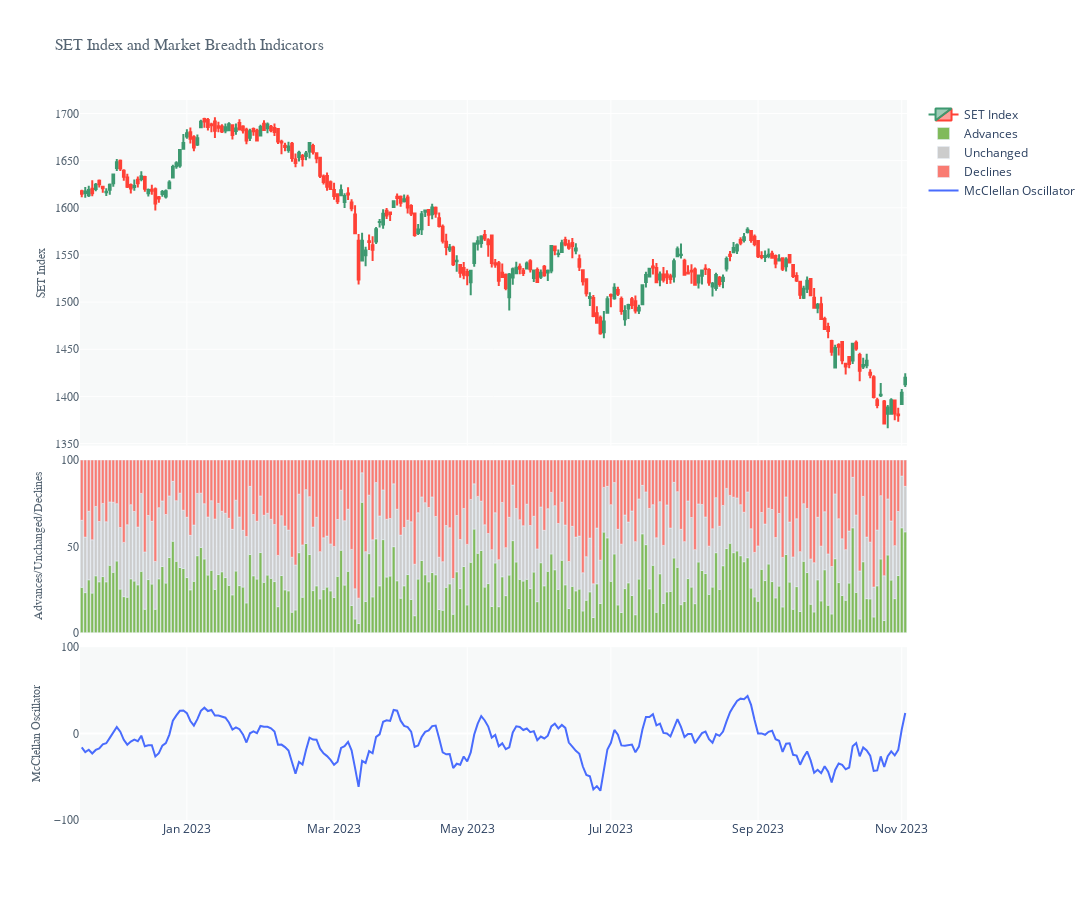

Notebook source saved alongside this figure:
### Markdown cell above
<h6><b>SET Index, Advance-Decline, McClellan Oscillator</b></h6>

### Code cell
# Create a date range from the start date to the end date
dt_all = pd.date_range(start=SET_Index['Date'].iloc[0], end=SET_Index['Date'].iloc[-1])

# Retrieve the dates that are in the original dataset
dt_obs = [d for d in pd.to_datetime(SET_Index['Date'])]

# Define dates with missing values
dt_breaks = [d.strftime("%Y-%m-%d") for d in dt_all if d not in dt_obs]

# Create a subplot figure with three rows and one column
fig1 = make_subplots(rows=3, cols=1, shared_xaxes=True, vertical_spacing=0.02, row_heights=[0.4, 0.2, 0.2])

# Plot SET Index on the first row
fig1.add_trace(go.Candlestick(x=SET_Index['Date'],
                            open=SET_Index['Open'],
                            high=SET_Index['High'],
                            low=SET_Index['Low'],
                            close=SET_Index['Close'],
                            name='SET Index'))

# Calculate the total number of stocks
noStock = SET_Index.Advance[0] + SET_Index.Unchanged[0] + SET_Index.Declines[0]

# Plot Advances, Unchanged, and Declines on the second row
fig1.add_trace(go.Bar(name="Advances", 
                      x=SET_Index['Date'], y=100 * SET_Index['Advance'] / noStock, 
                      marker_color='rgb(128,186,90)'),
              row=2, col=1)
fig1.add_trace(go.Bar(name="Unchanged", 
                      x=SET_Index['Date'], y=100 * SET_Index['Unchanged'] / noStock, 
                      marker_color='rgb(204,204,204)'),
              row=2, col=1)
fig1.add_trace(go.Bar(name="Declines", 
                      x=SET_Index['Date'], y=100 * SET_Index['Declines'] / noStock, 
                      marker_color='rgb(249,123,114)'),
              row=2, col=1)
fig1.update_layout(barmode='relative')

# Plot McClellan Oscillator on the third row
fig1.add_trace(go.Scatter(name='McClellan Oscillator',
                          x=SET_Index['Date'], y=SET_Index['McClellanOscillator'],
                          mode='lines', line=dict(color='#496CFD', width=2)),
               row=3, col=1)

# Update layout
fig1.update_layout(height=900, width=1200, 
                   showlegend=False, xaxis_rangeslider_visible=False, 
                   plot_bgcolor="#F7F9F9")

# Hide dates with no values
fig1.update_xaxes(rangebreaks=[dict(values=dt_breaks)])

# Update y-axis titles and fonts
fig1.update_yaxes(title_text="SET Index", 
                  title_font=dict(size=12, family='Arial', color='#566573'), 
                  tickfont=dict(size=12, family='Arial', color='#566573'), 
                  title_standoff=6, row=1, col=1)

fig1.update_yaxes(title_text="Advances/Unchanged/Declines", 
                  range=[0, 100], tickmode='array', tickvals=(0, 100, 50),
                  title_font=dict(size=12, family='Arial', color='#566573'), 
                  tickfont=dict(size=12, family='Arial', color='#566573'), 
                  title_standoff=15, row=2, col=1)

fig1.update_yaxes(title_text="McClellan Oscillator", 
                  range=[-100, 100], tickmode='array', tickvals=(-100, 100, 0.0),
                  title_font=dict(size=12, family='Arial', color='#566573'), 
                  tickfont=dict(size=12, family='Arial', color='#566573'), 
                  title_standoff=10, row=3, col=1)

# Update x-axis label
fig1.update_xaxes(title_font=dict(size=16, family='Arial', color='#566573'), 
                  row=3, col=1)

# Update the overall layout title
fig1.update_layout(title='SET Index and Market Breadth Indicators', 
                   title_font=dict(size=16, family='Arial', color='#566573'), 
                   showlegend=True)

# Set the date range
start_date = dt.datetime.today() - dt.timedelta(300)
end_date = dt.datetime.today() + dt.timedelta(hours=7)
fig1.update_layout(xaxis_range=[start_date, end_date])

### Figure 1 — Plotly figure (JSON) as saved in the notebook; plotly's stock layout.template omitted (floating-point values rounded to 4 significant figures; data arrays with more than 128 entries replaced by an {"elided": "..."} marker saying what was removed)
{"data": [{"close": {"elided": "236 float values"}, "high": {"elided": "236 float values"}, "low": {"elided": "236 float values"}, "name": "SET Index", "open": {"elided": "236 float values"}, "type": "candlestick", "x": {"elided": "236 str values"}}, {"marker": {"color": "rgb(128,186,90)"}, "name": "Advances", "type": "bar", "x": {"elided": "236 str values"}, "xaxis": "x2", "y": {"elided": "236 float values"}, "yaxis": "y2"}, {"marker": {"color": "rgb(204,204,204)"}, "name": "Unchanged", "type": "bar", "x": {"elided": "236 str values"}, "xaxis": "x2", "y": {"elided": "236 float values"}, "yaxis": "y2"}, {"marker": {"color": "rgb(249,123,114)"}, "name": "Declines", "type": "bar", "x": {"elided": "236 str values"}, "xaxis": "x2", "y": {"elided": "236 float values"}, "yaxis": "y2"}, {"line": {"color": "#496CFD", "width": 2}, "mode": "lines", "name": "McClellan Oscillator", "type": "scatter", "x": {"elided": "236 str values"}, "xaxis": "x3", "y": {"elided": "236 float values"}, "yaxis": "y3"}], "layout": {"barmode": "relative", "height": 900, "plot_bgcolor": "#F7F9F9", "showlegend": true, "title": {"font": {"color": "#566573", "family": "Arial", "size": 16}, "text": "SET Index and Market Breadth Indicators"}, "width": 1200, "xaxis": {"anchor": "y", "domain": [0, 1], "matches": "x3", "range": ["2023-01-08T09:11:34.095583", "2023-11-04T16:11:34.095583"], "rangebreaks": [{"values": ["2022-11-19", "2022-11-20", "2022-11-26", "2022-11-27", "2022-12-03", "2022-12-04", "2022-12-05", "2022-12-10", "2022-12-11", "2022-12-12", "2022-12-17", "2022-12-18", "2022-12-24", "2022-12-25", "2022-12-31", "2023-01-01", "2023-01-02", "2023-01-07", "2023-01-08", "2023-01-14", "2023-01-15", "2023-01-21", "2023-01-22", "2023-01-28", "2023-01-29", "2023-02-04", "2023-02-05", "2023-02-11", "2023-02-12", "2023-02-18", "2023-02-19", "2023-02-25", "2023-02-26", "2023-03-04", "2023-03-05", "2023-03-06", "2023-03-11", "2023-03-12", "2023-03-18", "2023-03-19", "2023-03-25", "2023-03-26", "2023-04-01", "2023-04-02", "2023-04-06", "2023-04-08", "2023-04-09", "2023-04-13", "2023-04-14", "2023-04-15", "2023-04-16", "2023-04-22", "2023-04-23", "2023-04-29", "2023-04-30", "2023-05-01", "2023-05-04", "2023-05-05", "2023-05-06", "2023-05-07", "2023-05-13", "2023-05-14", "2023-05-20", "2023-05-21", "2023-05-27", "2023-05-28", "2023-06-03", "2023-06-04", "2023-06-05", "2023-06-10", "2023-06-11", "2023-06-17", "2023-06-18", "2023-06-24", "2023-06-25", "2023-07-01", "2023-07-02", "2023-07-08", "2023-07-09", "2023-07-15", "2023-07-16", "2023-07-22", "2023-07-23", "2023-07-28", "2023-07-29", "2023-07-30", "2023-08-01", "2023-08-05", "2023-08-06", "2023-08-12", "2023-08-13", "2023-08-14", "2023-08-19", "2023-08-20", "2023-08-26", "2023-08-27", "2023-09-02", "2023-09-03", "2023-09-09", "2023-09-10", "2023-09-16", "2023-09-17", "2023-09-23", "2023-09-24", "2023-09-30", "2023-10-01", "2023-10-07", "2023-10-08", "2023-10-13", "2023-10-14", "2023-10-15", "2023-10-21", "2023-10-22", "2023-10-23", "2023-10-28", "2023-10-29"]}], "rangeslider": {"visible": false}, "showticklabels": false}, "xaxis2": {"anchor": "y2", "domain": [0, 1], "matches": "x3", "rangebreaks": [{"values": ["2022-11-19", "2022-11-20", "2022-11-26", "2022-11-27", "2022-12-03", "2022-12-04", "2022-12-05", "2022-12-10", "2022-12-11", "2022-12-12", "2022-12-17", "2022-12-18", "2022-12-24", "2022-12-25", "2022-12-31", "2023-01-01", "2023-01-02", "2023-01-07", "2023-01-08", "2023-01-14", "2023-01-15", "2023-01-21", "2023-01-22", "2023-01-28", "2023-01-29", "2023-02-04", "2023-02-05", "2023-02-11", "2023-02-12", "2023-02-18", "2023-02-19", "2023-02-25", "2023-02-26", "2023-03-04", "2023-03-05", "2023-03-06", "2023-03-11", "2023-03-12", "2023-03-18", "2023-03-19", "2023-03-25", "2023-03-26", "2023-04-01", "2023-04-02", "2023-04-06", "2023-04-08", "2023-04-09", "2023-04-13", "2023-04-14", "2023-04-15", "2023-04-16", "2023-04-22", "2023-04-23", "2023-04-29", "2023-04-30", "2023-05-01", "2023-05-04", "2023-05-05", "2023-05-06", "2023-05-07", "2023-05-13", "2023-05-14", "2023-05-20", "2023-05-21", "2023-05-27", "2023-05-28", "2023-06-03", "2023-06-04", "2023-06-05", "2023-06-10", "2023-06-11", "2023-06-17", "2023-06-18", "2023-06-24", "2023-06-25", "2023-07-01", "2023-07-02", "2023-07-08", "2023-07-09", "2023-07-15", "2023-07-16", "2023-07-22", "2023-07-23", "2023-07-28", "2023-07-29", "2023-07-30", "2023-08-01", "2023-08-05", "2023-08-06", "2023-08-12", "2023-08-13", "2023-08-14", "2023-08-19", "2023-08-20", "2023-08-26", "2023-08-27", "2023-09-02", "2023-09-03", "2023-09-09", "2023-09-10", "2023-09-16", "2023-09-17", "2023-09-23", "2023-09-24", "2023-09-30", "2023-10-01", "2023-10-07", "2023-10-08", "2023-10-13", "2023-10-14", "2023-10-15", "2023-10-21", "2023-10-22", "2023-10-23", "2023-10-28", "2023-10-29"]}], "showticklabels": false}, "xaxis3": {"anchor": "y3", "domain": [0, 1], "rangebreaks": [{"values": ["2022-11-19", "2022-11-20", "2022-11-26", "2022-11-27", "2022-12-03", "2022-12-04", "2022-12-05", "2022-12-10", "2022-12-11", "2022-12-12", "2022-12-17", "2022-12-18", "2022-12-24", "2022-12-25", "2022-12-31", "2023-01-01", "2023-01-02", "2023-01-07", "2023-01-08", "2023-01-14", "2023-01-15", "2023-01-21", "2023-01-22", "2023-01-28", "2023-01-29", "2023-02-04", "2023-02-05", "2023-02-11", "2023-02-12", "2023-02-18", "2023-02-19", "2023-02-25", "2023-02-26", "2023-03-04", "2023-03-05", "2023-03-06", "2023-03-11", "2023-03-12", "2023-03-18", "2023-03-19", "2023-03-25", "2023-03-26", "2023-04-01", "2023-04-02", "2023-04-06", "2023-04-08", "2023-04-09", "2023-04-13", "2023-04-14", "2023-04-15", "2023-04-16", "2023-04-22", "2023-04-23", "2023-04-29", "2023-04-30", "2023-05-01", "2023-05-04", "2023-05-05", "2023-05-06", "2023-05-07", "2023-05-13", "2023-05-14", "2023-05-20", "2023-05-21", "2023-05-27", "2023-05-28", "2023-06-03", "2023-06-04", "2023-06-05", "2023-06-10", "2023-06-11", "2023-06-17", "2023-06-18", "2023-06-24", "2023-06-25", "2023-07-01", "2023-07-02", "2023-07-08", "2023-07-09", "2023-07-15", "2023-07-16", "2023-07-22", "2023-07-23", "2023-07-28", "2023-07-29", "2023-07-30", "2023-08-01", "2023-08-05", "2023-08-06", "2023-08-12", "2023-08-13", "2023-08-14", "2023-08-19", "2023-08-20", "2023-08-26", "2023-08-27", "2023-09-02", "2023-09-03", "2023-09-09", "2023-09-10", "2023-09-16", "2023-09-17", "2023-09-23", "2023-09-24", "2023-09-30", "2023-10-01", "2023-10-07", "2023-10-08", "2023-10-13", "2023-10-14", "2023-10-15", "2023-10-21", "2023-10-22", "2023-10-23", "2023-10-28", "2023-10-29"]}], "title": {"font": {"color": "#566573", "family": "Arial", "size": 16}}}, "yaxis": {"anchor": "x", "domain": [0.52, 1], "tickfont": {"color": "#566573", "family": "Arial", "size": 12}, "title": {"font": {"color": "#566573", "family": "Arial", "size": 12}, "standoff": 6, "text": "SET Index"}}, "yaxis2": {"anchor": "x2", "domain": [0.26, 0.5], "range": [0, 100], "tickfont": {"color": "#566573", "family": "Arial", "size": 12}, "tickmode": "array", "tickvals": [0, 100, 50], "title": {"font": {"color": "#566573", "family": "Arial", "size": 12}, "standoff": 15, "text": "Advances/Unchanged/Declines"}}, "yaxis3": {"anchor": "x3", "domain": [0, 0.24], "range": [-100, 100], "tickfont": {"color": "#566573", "family": "Arial", "size": 12}, "tickmode": "array", "tickvals": [-100, 100, 0], "title": {"font": {"color": "#566573", "family": "Arial", "size": 12}, "standoff": 10, "text": "McClellan Oscillator"}}}}
